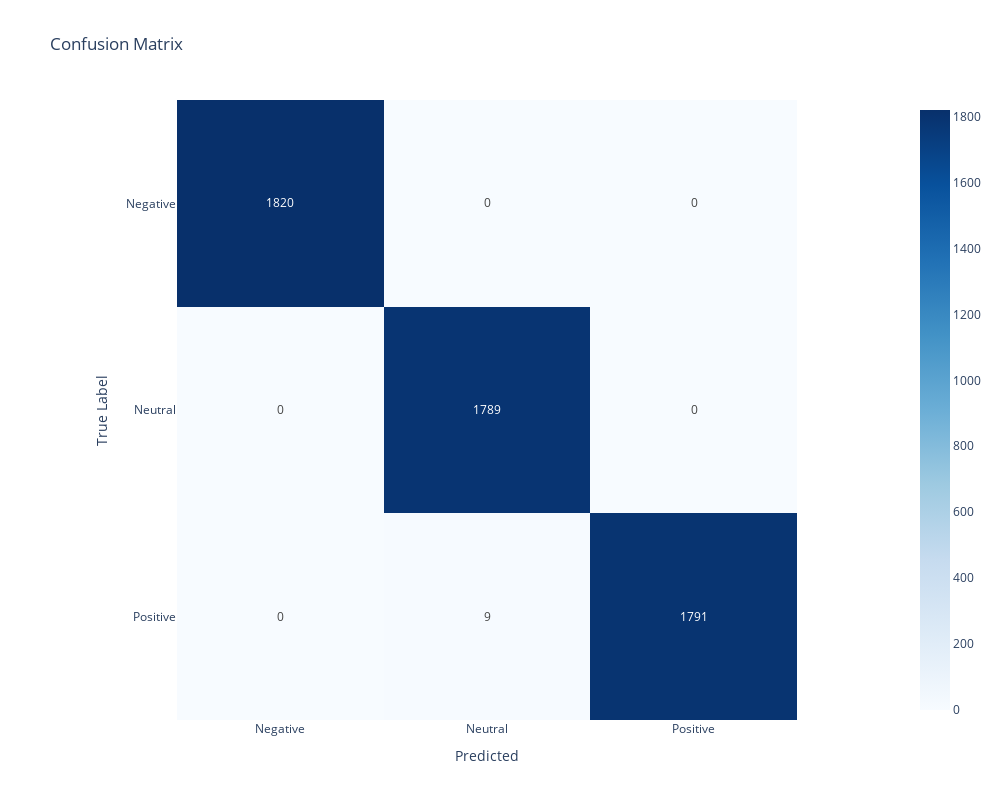

Notebook code for this chart:
### Code cell
model = Model(X, y, MultinomialNB(), TfidfVectorizer(min_df=0.0,max_df=1,use_idf=True,ngram_range=(1,2)), SMOTE(random_state=42))
model.fit()
y_pred = model.predict()
model.report(y_pred, class_labels)

### Figure 1 — Plotly figure (JSON) as saved in the notebook; plotly's stock layout.template omitted (floating-point values rounded to 4 significant figures)
{"data": [{"coloraxis": "coloraxis", "hovertemplate": "Predicted: %{x}<br>True Label: %{y}<br>color: %{z}<extra></extra>", "name": "0", "texttemplate": "%{z}", "type": "heatmap", "x": ["Negative", "Neutral", "Positive"], "xaxis": "x", "y": ["Negative", "Neutral", "Positive"], "yaxis": "y", "z": [[1820, 0, 0], [0, 1789, 0], [0, 9, 1791]]}], "layout": {"coloraxis": {"colorscale": [[0, "rgb(247,251,255)"], [0.125, "rgb(222,235,247)"], [0.25, "rgb(198,219,239)"], [0.375, "rgb(158,202,225)"], [0.5, "rgb(107,174,214)"], [0.625, "rgb(66,146,198)"], [0.75, "rgb(33,113,181)"], [0.875, "rgb(8,81,156)"], [1, "rgb(8,48,107)"]]}, "height": 800, "title": {"text": "Confusion Matrix"}, "width": 1000, "xaxis": {"anchor": "y", "constrain": "domain", "domain": [0, 1], "scaleanchor": "y", "title": {"text": "Predicted"}}, "yaxis": {"anchor": "x", "autorange": "reversed", "constrain": "domain", "domain": [0, 1], "title": {"text": "True Label"}}}}
